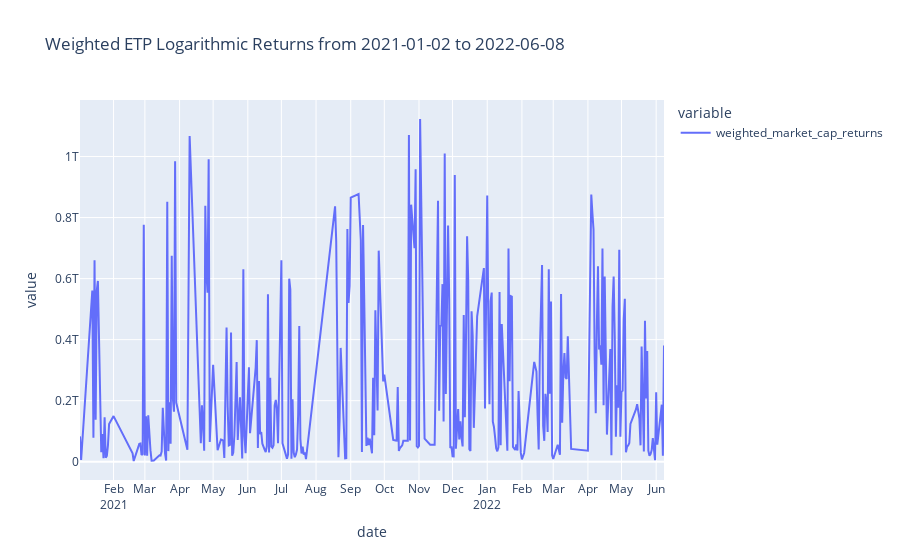

Write notebook code for a chart like this one.
### Markdown cell above
## Plot Weighted Sum and Bitcoin market cap
The next two cells plot the weighted sum of the ETP and the Bitcoin market-caps to compare the differences

### Weighted sum plot

### Code cell
import plotly.express as px

''' To plot the data transform back to coind ids to be individual columns '''
weigted_sum_df = pd.DataFrame(_actual_weighted_sum_df)
_min_date = weigted_sum_df["date"].min()
_max_date = weigted_sum_df["date"].max()
weigted_sum_df.reset_index(inplace=True)

_title = "Weighted ETP Logarithmic Returns from "+str(_min_date)+" to "+str(_max_date)
fig = px.line(weigted_sum_df, x="date", y=['weighted_market_cap_returns'],
#               color='red',
              hover_data={"date": "|%B %d, %Y", "coins": True, "best_weights": True},
              title=_title,)

fig.update_xaxes(
    dtick="M1",
    tickformat="%b\n%Y")
fig.show()

### Figure 1 — Plotly figure (JSON) as saved in the notebook; plotly's stock layout.template omitted (floating-point values rounded to 4 significant figures; data arrays with more than 128 entries replaced by an {"elided": "..."} marker saying what was removed)
{"data": [{"customdata": {"elided": "337 rows, 2594 mixed values in total"}, "hovertemplate": "variable=weighted_market_cap_returns<br>date=%{x|%B %d, %Y}<br>value=%{y}<br>coins=%{customdata[0]}<br>best_weights=%{customdata[1]}<extra></extra>", "legendgroup": "weighted_market_cap_returns", "line": {"color": "#636efa", "dash": "solid"}, "marker": {"symbol": "circle"}, "mode": "lines", "name": "weighted_market_cap_returns", "orientation": "v", "showlegend": true, "type": "scatter", "x": {"elided": "337 str values"}, "xaxis": "x", "y": {"elided": "337 float values"}, "yaxis": "y"}], "layout": {"legend": {"title": {"text": "variable"}, "tracegroupgap": 0}, "title": {"text": "Weighted ETP Logarithmic Returns from 2021-01-02 to 2022-06-08"}, "xaxis": {"anchor": "y", "domain": [0, 1], "dtick": "M1", "tickformat": "%b\n%Y", "title": {"text": "date"}}, "yaxis": {"anchor": "x", "domain": [0, 1], "title": {"text": "value"}}}}
